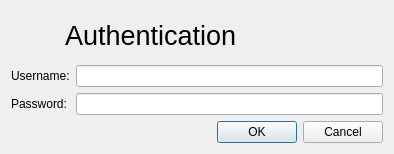
<?xml version="1.0" encoding="UTF-8"?>
<ui version="4.0">
 <class>AuthenticationDialog</class>
 <widget class="QDialog" name="AuthenticationDialog">
  <property name="geometry">
   <rect>
    <x>0</x>
    <y>0</y>
    <width>394</width>
    <height>181</height>
   </rect>
  </property>
  <property name="maximumSize">
   <size>
    <width>16777215</width>
    <height>0</height>
   </size>
  </property>
  <property name="windowTitle">
   <string>Authentication</string>
  </property>
  <layout class="QVBoxLayout" name="verticalLayout">
   <item>
    <layout class="QHBoxLayout" name="horizontalLayout">
     <item>
      <widget class="QLabel" name="labelLogo">
       <property name="minimumSize">
        <size>
         <width>48</width>
         <height>48</height>
        </size>
       </property>
       <property name="maximumSize">
        <size>
         <width>48</width>
         <height>48</height>
        </size>
       </property>
       <property name="pixmap">
        <pixmap resource="../zeiterfassungguilib_resources.qrc">:/zeiterfassungguilib/images/authentication.png</pixmap>
       </property>
       <property name="scaledContents">
        <bool>true</bool>
       </property>
      </widget>
     </item>
     <item>
      <widget class="QLabel" name="labelTitle">
       <property name="font">
        <font>
         <pointsize>20</pointsize>
        </font>
       </property>
       <property name="text">
        <string>Authentication</string>
       </property>
      </widget>
     </item>
    </layout>
   </item>
   <item>
    <layout class="QFormLayout" name="formLayout">
     <item row="1" column="0">
      <widget class="QLabel" name="labelUsername">
       <property name="text">
        <string>Username:</string>
       </property>
       <property name="buddy">
        <cstring>lineEditUsername</cstring>
       </property>
      </widget>
     </item>
     <item row="2" column="0">
      <widget class="QLabel" name="labelPassword">
       <property name="text">
        <string>Password:</string>
       </property>
       <property name="buddy">
        <cstring>lineEditPassword</cstring>
       </property>
      </widget>
     </item>
     <item row="1" column="1">
      <widget class="QLineEdit" name="lineEditUsername"/>
     </item>
     <item row="2" column="1">
      <widget class="QLineEdit" name="lineEditPassword">
       <property name="echoMode">
        <enum>QLineEdit::Password</enum>
       </property>
      </widget>
     </item>
    </layout>
   </item>
   <item>
    <widget class="QDialogButtonBox" name="buttonBox">
     <property name="orientation">
      <enum>Qt::Horizontal</enum>
     </property>
     <property name="standardButtons">
      <set>QDialogButtonBox::Cancel|QDialogButtonBox::Ok</set>
     </property>
    </widget>
   </item>
  </layout>
 </widget>
 <resources>
  <include location="../zeiterfassungguilib_resources.qrc"/>
 </resources>
 <connections>
  <connection>
   <sender>buttonBox</sender>
   <signal>accepted()</signal>
   <receiver>AuthenticationDialog</receiver>
   <slot>accept()</slot>
   <hints>
    <hint type="sourcelabel">
     <x>248</x>
     <y>254</y>
    </hint>
    <hint type="destinationlabel">
     <x>157</x>
     <y>274</y>
    </hint>
   </hints>
  </connection>
  <connection>
   <sender>buttonBox</sender>
   <signal>rejected()</signal>
   <receiver>AuthenticationDialog</receiver>
   <slot>reject()</slot>
   <hints>
    <hint type="sourcelabel">
     <x>316</x>
     <y>260</y>
    </hint>
    <hint type="destinationlabel">
     <x>286</x>
     <y>274</y>
    </hint>
   </hints>
  </connection>
 </connections>
</ui>
